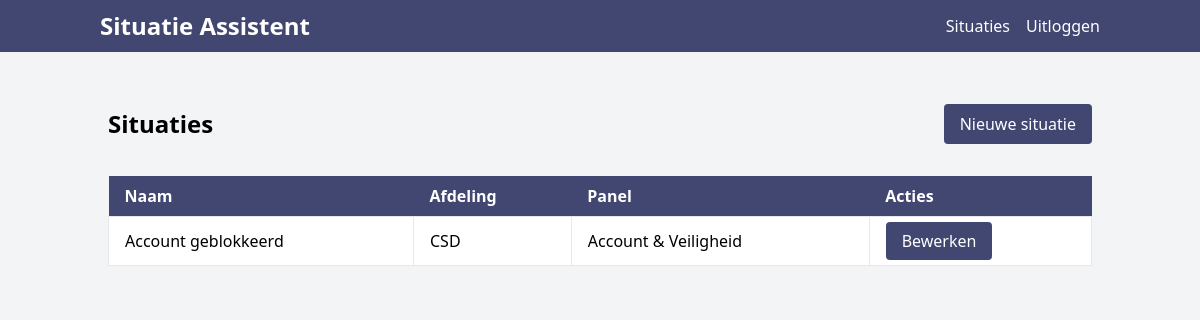
/admin/situaties.php, run on the app's committed database.
### tables this page shows
CREATE TABLE IF NOT EXISTS `dialogs` (
  `id` int(11) NOT NULL AUTO_INCREMENT,
  `title` varchar(255) NOT NULL,
  `qa` varchar(255) NOT NULL,
  `department` varchar(255) NOT NULL,
  `panel` varchar(255) NOT NULL,
  `previous_dialog` varchar(255) NOT NULL,
  `next_dialogs` varchar(255) NOT NULL,
  `next_dialogs_urls` varchar(255) NOT NULL,
  `is_root` int(11) NOT NULL DEFAULT 0,
  `uuid` varchar(50) NOT NULL DEFAULT uuid_short(),
  PRIMARY KEY (`id`)
);

### db/Database.class.php (called while the page is built, shortened)
<?php
class Database
{
    private $host;
    private $username;
    private $password;
    private $database;
    private $charset;
    private $pdo;
    public function __construct($host, $username, $password, $database, $charset)
    {
        $this->host = $host;
        $this->username = $username;
        $this->password = $password;
        $this->database = $database;
        $this->charset = $charset;
    }
    private function connect()
    {
        $dsn = 'mysql:host=' . $this->host . ';dbname=' . $this->database . ';charset=' . $this->charset;
        try {
            $this->pdo = new PDO($dsn, $this->username, $this->password);
            $this->pdo->setAttribute(PDO::ATTR_ERRMODE, PDO::ERRMODE_EXCEPTION);
        } catch (PDOException $e) {
            die('Er is een fout opgetreden: ' . $e->getMessage());
        }
    }
    public function query($sql, $params = [])
    {
        $statement = $this->pdo->prepare($sql);
        $statement->execute($params);
        return $statement;
    }
    public function select($sql, $params = [])
    {
        $statement = $this->query($sql, $params);
        return $statement->fetchAll(PDO::FETCH_ASSOC);
    }
}

### functions/includes.php (called while the page is built, shortened)
<?php
require_once $_SERVER['DOCUMENT_ROOT'] . '/config/Config.class.php';
require_once $_SERVER['DOCUMENT_ROOT'] . '/db/Database.class.php';
$config = new Config();
$db = new Database($config::$dbHost, $config::$dbUser, $config::$dbPass, $config::$db, $config::$charset);

### admin/situaties.php (the view, shortened to what this page needs)
<?php
require_once $_SERVER['DOCUMENT_ROOT'] . '/includes/header.php';
require_once $_SERVER['DOCUMENT_ROOT'] . '/includes/navigation.php';
?>
<div class="container mx-auto mt-8 p-5">
    <div class="flex justify-between items-center">
        <h1 class="text-2xl font-bold">Situaties</h1>
        <a href="/admin/situatie-toevoegen.php" class="bg-primary text-white px-4 py-2 rounded">Nieuwe situatie</a>
    </div>
    <table class="table-auto w-full text-left whitespace-no-wrap mt-8">
        <thead class="bg-primary text-white">
            <tr>
                <th class="px-4 py-2">Naam</th>
                <th class="px-4 py-2">Afdeling</th>
                <th class="px-4 py-2">Panel</th>
                <th class="px-4 py-2">Acties</th>
            </tr>
        </thead>
        <tbody class="bg-white">
            <?php
            $sql = "SELECT * FROM `dialogs` WHERE `is_root` = 1";
            $situations = $db->select($sql);
            foreach ($situations as $situation) :
                $sql = "SELECT * FROM `departments` WHERE `uuid` = '$situation[department]'";
                $department = $db->select($sql);
                $situation['department'] = $department[0]['name'];
                $sql = "SELECT * FROM `dialog_panels` WHERE `uuid` = '$situation[panel]'";
                $dialog_panel = $db->select($sql);
                $situation['panel'] = $dialog_panel[0]['name'];
                ?>
                <tr class="hover:bg-gray-100">
                    <td class=" border px-4 py-3"><?= $situation['title'] ?></td>
                    <td class="border px-4 py-3"><?= $situation['department'] ?></td>
                    <td class="border px-4 py-3"><?= $situation['panel'] ?></td>
                    <td class="border px-4 py-3">
                        <a href="/admin/situatie-aanpassen.php?uuid=<?= $situation['uuid'] ?>" class="bg-primary text-white px-4 py-2 rounded">Bewerken</a>
                    </td>
                </tr>
            <?php endforeach; ?>
        </tbody>
    </table>
</div>
<?php require_once '../includes/footer.php' ?>

### data on the page
dialogs: title "Account geblokkeerd", department "CSD", panel "Account & Veiligheid"
